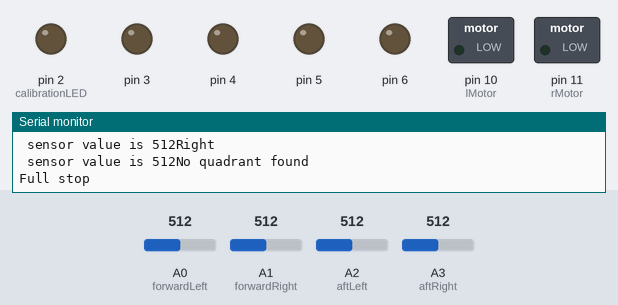
This sketch was run on a simulated Arduino Uno, built with avr-gcc and run on an emulated ATmega328P. Shown: switched loads named in the sketch (green lamp = pin HIGH), output pins drawn as LEDs (lit = HIGH), the last lines printed to the serial monitor. Inputs (shaded band) come from the test bench; at power-on: A0 (forwardLeft) = 512, A1 (forwardRight) = 512, A2 (aftLeft) = 512, A3 (aftRight) = 512.

Above: at 11.2 s.
11.3 s: A0 (forwardLeft) set to 522
At 11.8 s:
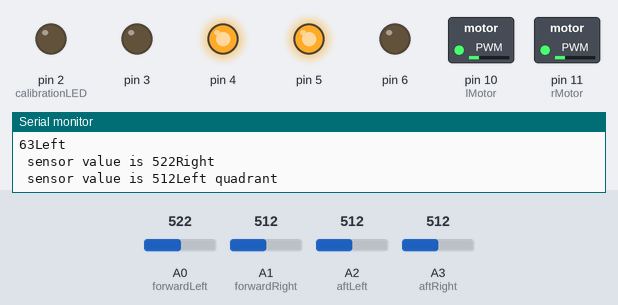
12.9 s: A1 (forwardRight) set to 513
At 14.0 s:
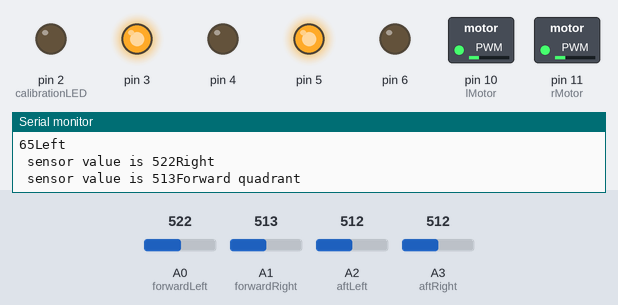
14.4 s: A2 (aftLeft) set to 513
At 14.9 s:
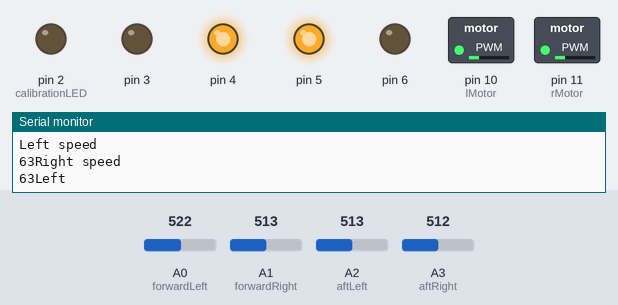
17.4 s: A3 (aftRight) set to 716
At 18.5 s:
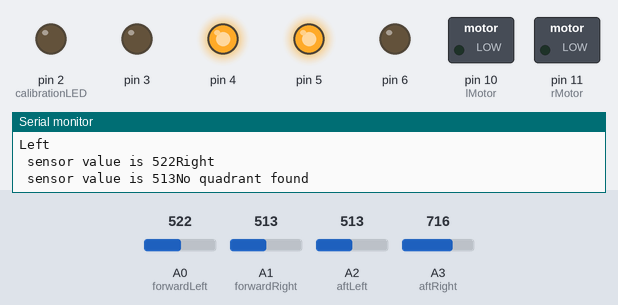
18.9 s: A2 (aftLeft) set to 716
At 19.7 s:
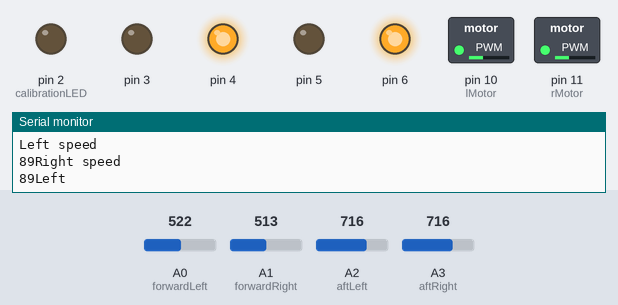
20.5 s: A0 (forwardLeft) set to 716
At 21.0 s:
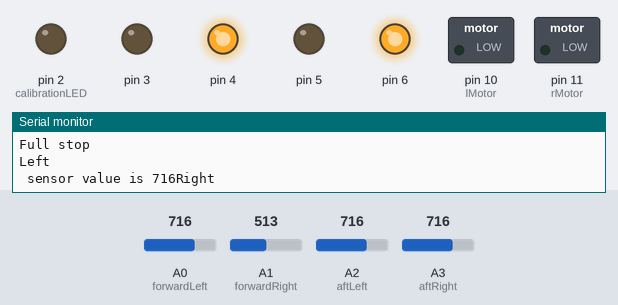
Timing chart, 0 to 23.1 s (numbered marks = the images above; inputs shaded):
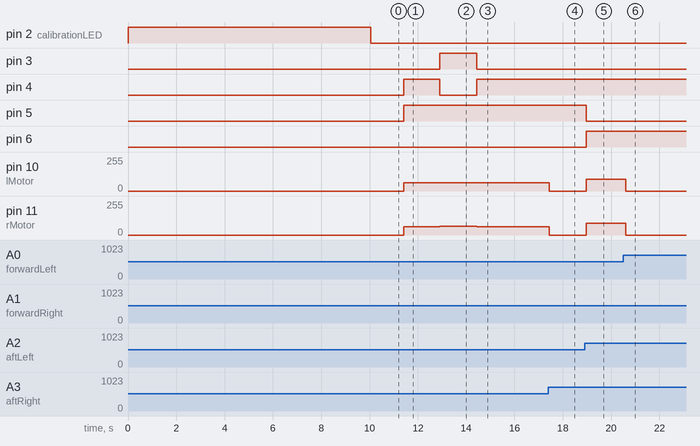

Measured:
- the behaviour switches between 512 and 513 on A0 (forwardLeft) (found by bisection; images 0 and 1)
- the behaviour switches between 512 and 513 on A1 (forwardRight) (found by bisection; images 1 and 2)
- the behaviour switches between 512 and 513 on A2 (aftLeft) (found by bisection; images 2 and 3)
- after the input at 11.3 s, pin 4, pin 5: LOW → HIGH after 0.12 s; pin 10 (lMotor), pin 11 (rMotor): 0/255 → 63/255 after 0.12 s
- after the input at 12.9 s, pin 3: LOW → HIGH at once; pin 4: HIGH → LOW at once; pin 11 (rMotor): 63/255 → 65/255 at once
- after the input at 14.4 s, pin 3: HIGH → LOW at once; pin 4: LOW → HIGH at once; pin 11 (rMotor): 65/255 → 63/255 at once
- after the input at 17.4 s, pin 10 (lMotor), pin 11 (rMotor): 63/255 → 0/255 at once
- after the input at 18.9 s, pin 5: HIGH → LOW after 0.08 s; pin 6: LOW → HIGH after 0.08 s; pin 10 (lMotor), pin 11 (rMotor): 0/255 → 89/255 after 0.08 s
- after the input at 20.5 s, pin 10 (lMotor), pin 11 (rMotor): 89/255 → 0/255 after 0.10 s

The sketch:

sketch_jan9b.ino
```cpp
#include <stdbool.h>

// Pin Definitions
int forwardLeft = A0; // Left forward light sensor
int forwardRight = A1;// Right forward light sensor
int aftLeft = A2;// Left aft light sensor
int aftRight = A3;// Right aft light sensor

String sensorReport = " sensor value is ";

//PWM pins

int rMotor = 11;
int lMotor = 10;

//Min and max values for sensors

int flMin = 1023, flMax = 0;
int frMin = 1023, frMax = 0;
int alMin = 1023, alMax = 0;
int arMin = 1023, arMax = 0;

int calibrationLED = 2;

unsigned long calibrationTime = 10000;

int i;

//Booleans for quadrant steering: forward, left, right, aft

bool FRONT = false;
bool LEFT = false;
bool RIGHT = false;
bool AFT = false;

int fullSpeed = 255;
int halfSpeed = 127;
int quarterSpeed = 63;

// Boolean for manual control

bool manualControl = false;

// Values here

  int forwardLeftValue;
  int forwardRightValue;
  int aftLeftValue;
  int aftRightValue;

int *flPointer = &forwardLeftValue;
int *frPointer = &forwardRightValue;
int *alPointer = &aftLeftValue;
int *arPointer = &aftRightValue;

void setup() {
    Serial.begin(9600);
    pinMode(forwardLeft, INPUT);
    pinMode(forwardRight, INPUT);
    pinMode(aftLeft, INPUT);
    pinMode(aftRight, INPUT);
    pinMode(calibrationLED, OUTPUT);
    pinMode(lMotor, OUTPUT);
    pinMode(rMotor, OUTPUT);
    sensorCalibration();
    digitalWrite(calibrationLED, LOW);
    for(i = 3; i < 7; i++) {
      pinMode(i, OUTPUT);
    }
}

void loop() {

  if (manualControl == false) {
  //Find the quadrant to steer towards
  isQuadrant();

  if (FRONT == true) {steerForward();}
  else if (AFT == true) {steerAft();}
  else if (LEFT == true) {steerLeft();}
  else if (RIGHT == true) {steerRight();}
  else {fullStop();}

  compileReport(forwardLeftValue, forwardRightValue);
  delay(100);
  } else {manualSteering();}
}

void compileReport(int forwardLeft, int forwardRight) {

  Serial.println("Left");
  Serial.print(sensorReport);
  Serial.print(forwardLeft);
  Serial.println("Right");
  Serial.print(sensorReport);
  Serial.print(forwardRight);

}

void sensorCalibration() {

  Serial.println("Calibrating...");

  unsigned long startTime = millis();

  digitalWrite(calibrationLED, HIGH);

  while (millis() - startTime < calibrationTime) {

    //Added to
    fullStop();

    //Calibration sequence

    //Forward values
    (*flPointer)=analogRead(forwardLeft);
    (*frPointer) = analogRead(forwardRight);

    if (forwardLeftValue < flMin) flMin = forwardLeftValue;
    if (forwardLeftValue > flMax) flMax = forwardLeftValue;
    if (forwardRightValue < frMin) frMin = forwardRightValue;
    if (forwardRightValue > frMax) frMax = forwardRightValue;

    Serial.print(" fL min ");
    Serial.print(flMin);
    Serial.print(" fL max ");
    Serial.print(flMax);
    Serial.print(" fR Min ");
    Serial.print(frMin);
    Serial.print(" fR max ");
    Serial.print(frMax);

    //Aft values
    (*alPointer) = analogRead(aftLeft);
    (*arPointer) = analogRead(aftRight);

    if (aftLeftValue < alMin) alMin = aftLeftValue;
    if (aftLeftValue > alMax) alMax = aftLeftValue;
    if (aftRightValue < arMin) arMin = aftRightValue;
    if (aftRightValue > arMax) arMax = aftRightValue;

    Serial.print(" aL min ");
    Serial.print(alMin);
    Serial.print(" aL max ");
    Serial.print(alMax);
    Serial.print(" aR Min ");
    Serial.print(arMin);
    Serial.print(" aR max ");
    Serial.print(arMax);
  }
}

void fullStop() {

    analogWrite(lMotor, 0);
    analogWrite(rMotor, 0);
    Serial.println("Full stop");

}

void isQuadrant() {

  FRONT = false;
  LEFT = false;
  RIGHT = false;
  AFT = false;

  (*flPointer)=analogRead(forwardLeft);
  (*frPointer)=analogRead(forwardRight);
  (*alPointer)=analogRead(aftLeft);
  (*arPointer)=analogRead(aftRight);

  int f =(*flPointer)+(*frPointer);
  int l=(*flPointer)+(*alPointer);
  int r=(*frPointer)+(*arPointer);
  int a=(*alPointer)+(*arPointer);

  if(f > l && f > r && f > a) {
    FRONT = true;
    Serial.println("Forward quadrant");}
  else if (l > r && l > a && l > a) {
    LEFT = true;
    Serial.println("Left quadrant");}
  else if (r > f && r > l && r > a) {
    RIGHT = true;
    Serial.println("Right quadrant");}
  else if (a > f && a > l && a > r) {
    AFT = true;
    Serial.println("Aft quadrant");}
  else {Serial.println("No quadrant found");}
}

void steerForward() {
  (*flPointer) = analogRead(forwardLeft);
  (*frPointer) = analogRead(forwardRight);

  int L = map(forwardLeftValue, 0, 1023, 0, 255);
  int R = map(forwardRightValue, 0, 1023, 0, 255);

  //Left motor forward with feedback
  analogWrite(lMotor, R/2);
  digitalWrite(3, HIGH);
  digitalWrite(4, LOW);
  Serial.println("Left speed ");
  Serial.print(R/2);

  //Right motor forward with feedback
  analogWrite(rMotor, L/2);
  digitalWrite(5, HIGH);
  digitalWrite(6, LOW);
  Serial.println("Right speed ");
  Serial.print(L/2);
}

void steerAft() {
  (*alPointer) = analogRead(aftLeft);
  (*arPointer) = analogRead(aftRight);

  int L = map(aftLeftValue, 0, 1023, 0, 255);
  int R = map(aftRightValue, 0, 1023, 0, 255);

  //Left motor backward with feedback
  analogWrite(lMotor, R/2);
  digitalWrite(3, LOW);
  digitalWrite(4, HIGH);
  Serial.println("Left speed ");
  Serial.print(R/2);

  //Right motor backward with feedback
  analogWrite(rMotor, L/2);
  digitalWrite(5, LOW);
  digitalWrite(6, HIGH);
  Serial.println("Right speed ");
  Serial.print(L/2);
}

void steerForwardAft (int l, int r, bool forward) {
  int L = map(l, 0, 1023, 0, 255);
  int R = map(r, 0, 1023, 0, 255);

  //Left motor with feedback

  analogWrite(lMotor, R/2);
  Serial.println("Left speed ");
  Serial.print(R/2);

  //Right motor with feedback
  analogWrite(rMotor, L/2);
  Serial.println("Right speed ");
  Serial.print(L/2);

  if (forward == true) {
  digitalWrite(3, HIGH);
  digitalWrite(4, LOW);
  digitalWrite(5, HIGH);
  digitalWrite(6, LOW);} else {
  digitalWrite(3, LOW);
  digitalWrite(4, HIGH);
  digitalWrite(5, LOW);
  digitalWrite(6, HIGH);}
}


void steerLeft() {
  (*flPointer) = analogRead(forwardLeft);
  (*alPointer) = analogRead(aftLeft);

  if (forwardLeftValue > aftLeftValue) {

  //Left motor backward with feedback
  analogWrite(lMotor, quarterSpeed);
  digitalWrite(3, LOW);
  digitalWrite(4, HIGH);
  Serial.println("Left speed ");
  Serial.print(quarterSpeed);

  //Right motor forward with feedback
  analogWrite(rMotor, quarterSpeed);
  digitalWrite(5, HIGH);
  digitalWrite(6, LOW);
  Serial.println("Right speed ");
  Serial.print(quarterSpeed);
  } else {
  //Left motor forward with feedback
  analogWrite(lMotor, quarterSpeed);
  digitalWrite(3, HIGH);
  digitalWrite(4, LOW);
  Serial.println("Left speed ");
  Serial.print(quarterSpeed);

  //Right motor backward with feedback
  analogWrite(rMotor, quarterSpeed);
  digitalWrite(5, LOW);
  digitalWrite(6, HIGH);
  Serial.println("Right speed ");
  Serial.print(quarterSpeed);}
}

void steerRight() {
  (*frPointer) = analogRead(forwardRight);
  (*arPointer) = analogRead(aftRight);

  if (forwardRightValue > aftRightValue) {

  //Left motor forward with feedback
  analogWrite(lMotor, quarterSpeed);
  digitalWrite(3, HIGH);
  digitalWrite(4, LOW);
  Serial.println("Left speed ");
  Serial.print(quarterSpeed);

  //Right motor backward with feedback
  analogWrite(rMotor, quarterSpeed);
  digitalWrite(5, LOW);
  digitalWrite(6, HIGH);
  Serial.println("Right speed ");
  Serial.print(quarterSpeed);

  } else {

  //Left motor backward with feedback
  analogWrite(lMotor, quarterSpeed);
  digitalWrite(3, LOW);
  digitalWrite(4, HIGH);
  Serial.println("Left speed ");
  Serial.print(quarterSpeed);

  //Right motor forward with feedback
  analogWrite(rMotor, quarterSpeed);
  digitalWrite(5, HIGH);
  digitalWrite(6, LOW);
  Serial.println("Right speed ");
  Serial.print(quarterSpeed);
  }
}

void manualSteering() {}
```
